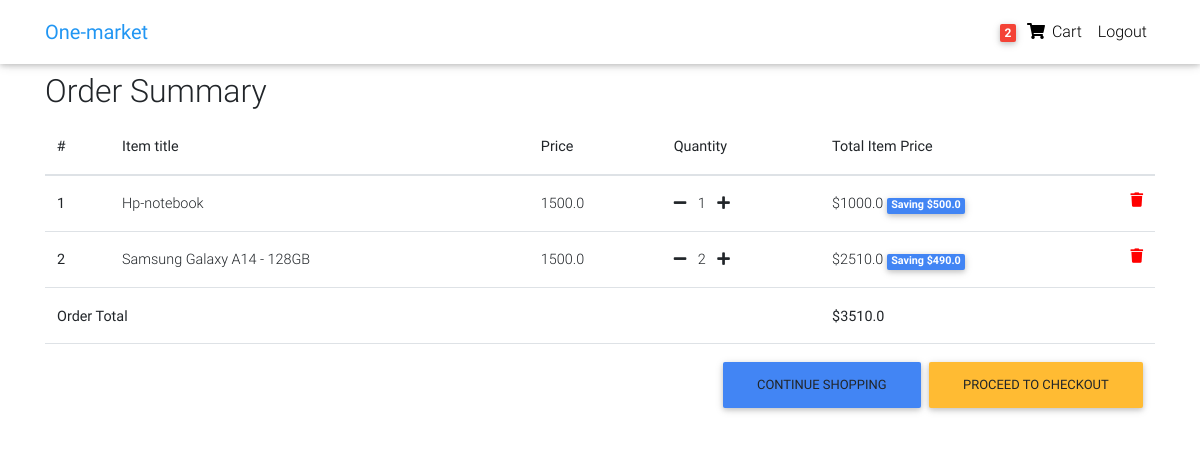
Page /order-summary/ (signed in) on the committed database.
### core/models.py (models this page shows, shortened)
class Order(models.Model):
    user = models.ForeignKey(settings.AUTH_USER_MODEL,
                             on_delete=models.CASCADE)
    ref_code = models.CharField(max_length=20, blank=True, null=True)
    items = models.ManyToManyField(OrderItem)
    start_date = models.DateTimeField(auto_now_add=True)
    ordered_date = models.DateTimeField()
    ordered = models.BooleanField(default=False)
    shipping_address = models.ForeignKey(
        'Address', related_name='shipping_address', on_delete=models.SET_NULL, blank=True, null=True)
    billing_address = models.ForeignKey(
        'Address', related_name='billing_address', on_delete=models.SET_NULL, blank=True, null=True)
    payment = models.ForeignKey(
        'Payment', on_delete=models.SET_NULL, blank=True, null=True)
    coupon = models.ForeignKey(
        'Coupon', on_delete=models.SET_NULL, blank=True, null=True)
    being_delivered = models.BooleanField(default=False)
    received = models.BooleanField(default=False)
    refund_requested = models.BooleanField(default=False)
    refund_granted = models.BooleanField(default=False)
    '''
    1. Item added to cart
    2. Adding a billing address
    (Failed checkout)
    3. Payment
    (Preprocessing, processing, packaging etc.)
    4. Being delivered
    5. Received
    6. Refunds
    '''
    def get_total(self):
        total = 0
        for order_item in self.items.all():
            total += order_item.get_final_price()
        if self.coupon:
            total -= self.coupon.amount
        return total

class OrderItem(models.Model):
    user = models.ForeignKey(settings.AUTH_USER_MODEL,
                             on_delete=models.CASCADE)
    ordered = models.BooleanField(default=False)
    item = models.ForeignKey(Item, on_delete=models.CASCADE)
    quantity = models.IntegerField(default=1)
    def get_total_item_price(self):
        return self.quantity * self.item.price
    def get_total_discount_item_price(self):
        return self.quantity * self.item.discount_price
    def get_amount_saved(self):
        return self.get_total_item_price() - self.get_total_discount_item_price()
    def get_final_price(self):
        if self.item.discount_price:
            return self.get_total_discount_item_price()
        return self.get_total_item_price()

class Item(models.Model):
    title = models.CharField(max_length=100)
    price = models.FloatField()
    discount_price = models.FloatField(blank=True, null=True)
    category = models.CharField(choices=CATEGORY_CHOICES, max_length=2)
    label = models.CharField(choices=LABEL_CHOICES, max_length=1)
    slug = models.SlugField()
    description = models.TextField()
    image = models.ImageField()

### core/views.py (the view)
# urls.py: path('order-summary/', OrderSummaryView.as_view(), name='order-summary'),
class OrderSummaryView(LoginRequiredMixin, View):
    def get(self, *args, **kwargs):
        try:
            order = Order.objects.get(user=self.request.user, ordered=False)
            context = {
                'object': order
            }
            return render(self.request, 'order_summary.html', context)
        except ObjectDoesNotExist:
            messages.warning(self.request, "You do not have an active order")
            return redirect("/")

### core/templatetags/cart_template_tags.py (called while the page is built)
@register.filter
def cart_item_count(user):
    if user.is_authenticated:
        qs = Order.objects.filter(user=user, ordered=False)
        if qs.exists():
            return qs[0].items.count()
    return 0

### templates/order_summary.html (shortened to what this page needs)
{% extends "base.html" %}
{% block content %}
  <main>
    <div class="container">
    <div class="table-responsive text-nowrap">
    <h2>Order Summary</h2>
    <table class="table">
        <thead>
        <tr>
            <th scope="col">#</th>
            <th scope="col">Item title</th>
            <th scope="col">Price</th>
            <th scope="col">Quantity</th>
            <th scope="col">Total Item Price</th>
        </tr>
        </thead>
        <tbody>
        {% for order_item in object.items.all %}
        <tr>
            <th scope="row">{{ forloop.counter }}</th>
            <td>{{ order_item.item.title }}</td>
            <td>{{ order_item.item.price }}</td>
            <td>
                <a href="{% url 'core:remove-single-item-from-cart' order_item.item.slug %}"><i class="fas fa-minus mr-2"></i></a>
                {{ order_item.quantity }}
                <a href="{% url 'core:add-to-cart' order_item.item.slug %}"><i class="fas fa-plus ml-2"></i></a>
            </td>
            <td>
            {% if order_item.item.discount_price %}
                ${{ order_item.get_total_discount_item_price }}
                <span class="badge badge-primary">Saving ${{ order_item.get_amount_saved }}</span>
            {% else %}
                ${{ order_item.get_total_item_price }}
            {% endif %}
            <a style='color: red;' href="{% url 'core:remove-from-cart' order_item.item.slug %}">
                <i class="fas fa-trash float-right"></i>
            </a>
            </td>
        </tr>
        {% endfor %}
        {% if object.get_total %}
        <tr>
            <td colspan="4"><b>Order Total</b></td>
            <td><b>${{ object.get_total }}</b></td>
        </tr>
        <tr>
            <td colspan="5">
            <a class='btn btn-warning float-right ml-2' href='/checkout/'>Proceed to checkout</a>
            <a class='btn btn-primary float-right' href='/'>Continue shopping</a>
            </td>
        </tr>
        {% endif %}
        </tbody>
    </table>
    </div>
    </div>
  </main>
{% endblock content %}

### templates/base.html (shortened to what this page needs)
{% load static %}
<!DOCTYPE html>
<html lang="en">
<head>
  <link rel="stylesheet" href="https://use.fontawesome.com/releases/v5.8.1/css/all.css">
  <link href="{% static 'css/bootstrap.min.css' %}" rel="stylesheet">
  <link href="{% static 'css/mdb.min.css' %}" rel="stylesheet">
  <link href="{% static 'css/style.min.css' %}" rel="stylesheet">
</head>
{% include "navbar.html" %}
<body>
    <div class="mt-5 pt-4">
    </div>
    {% block content %}
    {% endblock content %}
</body>
</html>

### templates/navbar.html (shortened to what this page needs)
{% load cart_template_tags %}
<nav class="navbar fixed-top navbar-expand-lg navbar-light white scrolling-navbar">
    <div class="container">
      <a class="navbar-brand waves-effect" href="/">
        <strong class="blue-text">One-market</strong>
      </a>
      <div class="collapse navbar-collapse" id="navbarSupportedContent">
        <ul class="navbar-nav nav-flex-icons">
          {% if request.user.is_authenticated %}
          <li class="nav-item">
            <a href="{% url 'core:order-summary' %}" class="nav-link waves-effect">
              <span class="badge red z-depth-1 mr-1"> {{ request.user|cart_item_count }} </span>
              <i class="fas fa-shopping-cart"></i>
              <span class="clearfix d-none d-sm-inline-block"> Cart </span>
            </a>
          </li>
          <li class="nav-item">
            <a class="nav-link waves-effect" href="{% url 'account_logout' %}">
              <span class="clearfix d-none d-sm-inline-block"> Logout </span>
            </a>
          </li>
          {% endif %}
        </ul>
      </div>
    </div>
  </nav>

### templates/scripts.html (shortened to what this page needs)
{% load static %}

### templates/base.html (style rules this page uses)
html, body, header, .carousel { height: 60vh; }

### rows in the picture
OrderItem: item "Hp-notebook", item.price "1500.0", quantity "1", get_total_discount_item_price "1000.0", get_amount_saved "500.0"
OrderItem: item "Samsung Galaxy A14 - 128GB", item.price "1500.0", quantity "2", get_total_discount_item_price "2510.0", get_amount_saved "490.0"
Order: get_total "3510.0"

### other values in the picture
{{ request.user|cart_item_count }} "2"
